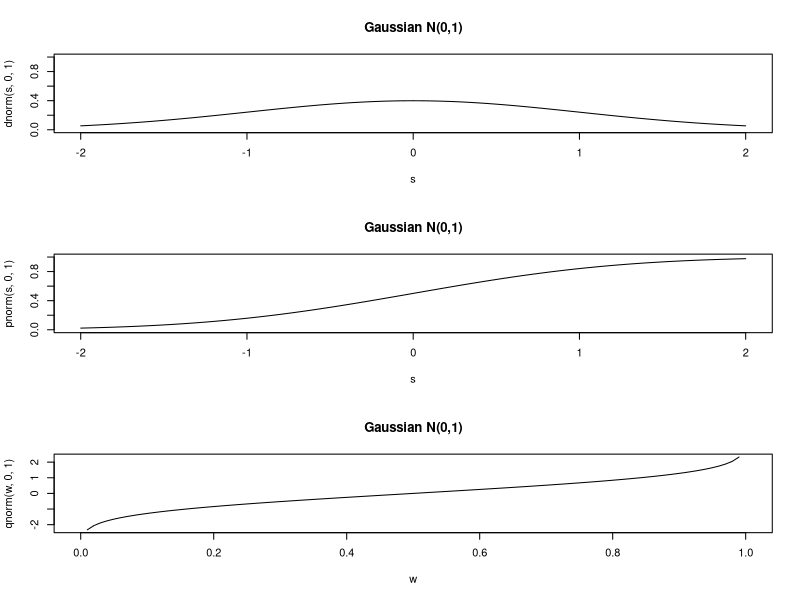
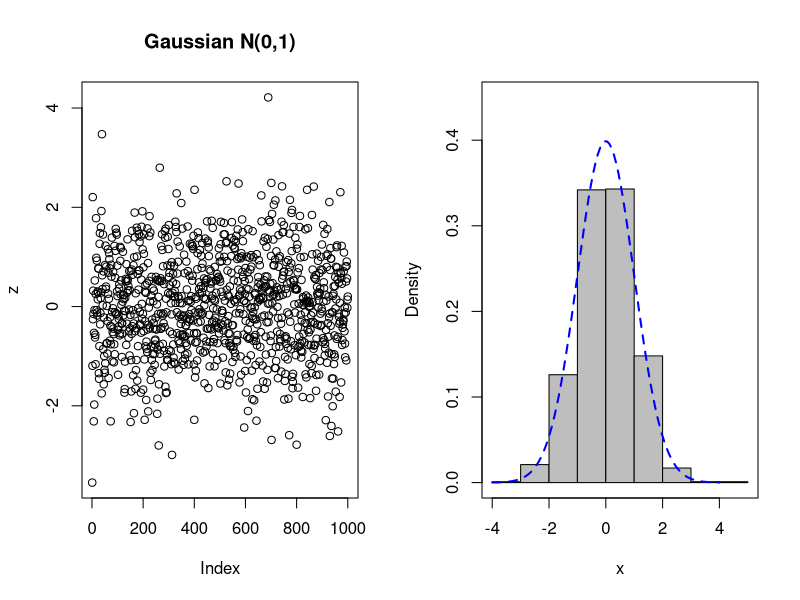
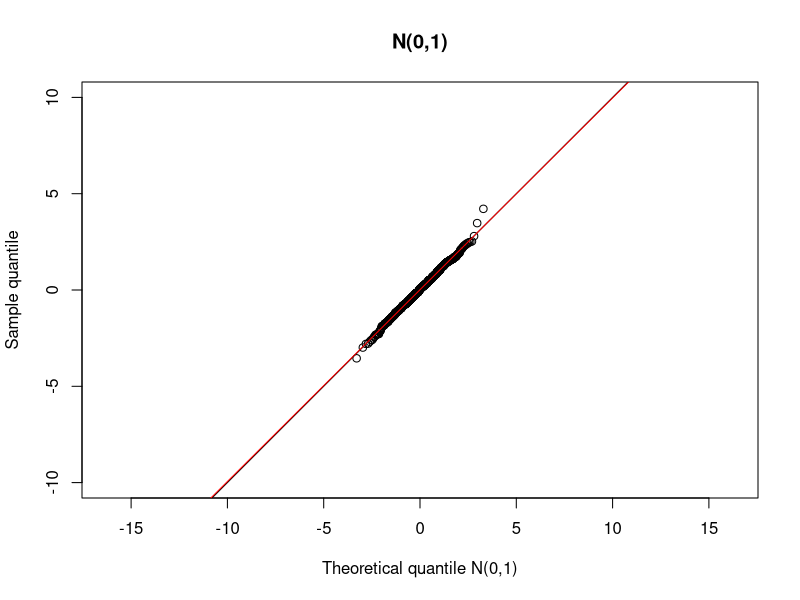

These figures' R source, in order: (Note: this script raises an error after producing the figures.)
###-----------------------###
### GAUSSIAN DISTRIBUTION ###-------------------------------------------
###-----------------------###

#### Univariate Case ----

##### Probability Density Function (pdf) -----

dnorm(0)                      # density function at 0 for a distribution N(0,1)
dnorm(0, mean = 1, sd = 2)    # density function at 0 for a distribution N(1,4)


##### Cumulative Distribution Function (cdf) -----

pnorm(0)       # P(Z<0), with Z ~ N(0,1)
pnorm(0, 1, 2) # P(X<0), with X ~ N(1,4)


##### Quantiles (inverse of cdf) -----

qnorm(0.95)        #  = z s.t.  P(Z<z)=0.95, with Z ~ N(0,1)
qnorm(0.95, 1, 2)  #  = z s.t.  P(Z<z)=0.95, with Z ~ N(1,4)


##### Random Generation -----

set.seed(8321)
rnorm(10)       # X_1,..,X_10 ~ N(0,1) i.i.d.
rnorm(10, 1, 2) # X_1,..,X_10 ~ N(1,4) i.i.d.


##### Visualization -----

par(mfrow=c(3,1))

s <- seq(-2, 2, by = 0.01)
plot(s, dnorm(s, 0, 1), main = 'Gaussian N(0,1)', type = 'l', ylim = c(0, 1))
plot(s, pnorm(s, 0, 1), main = 'Gaussian N(0,1)', type = 'l', ylim = c(0, 1))

w <- seq(0, 1, by = 0.01)
plot(w, qnorm(w, 0, 1), main = 'Gaussian N(0,1)', type = 'l')

par(mfrow=c(1,2))

set.seed(8321)
z <- rnorm(n = 1000, 0, 1)
plot(z, main = 'Gaussian N(0,1)')
hist(z, main = '', col = 'grey', xlab = 'x', prob = T, ylim = c(0,.45))
lines(seq(-4, 4, length = 100), dnorm(seq(-4, 4, length = 100)), col = 'blue', lty = 2, lwd = 2)
box()


##### QQPlot -----

par(mfrow=c(1,1))

qqplot(qnorm((1:1000/1000-1/2000)), z, xlab = 'Theoretical quantile N(0,1)',
       ylab = 'Sample quantile', asp =1, ylim = c(-5,5)*2, main  ='N(0,1)')
abline(0, 1)
qqline(z, col = 'red')
# If the data are Gaussian, the slope of the qqline is an estimate of 
# the standard deviation, the intercept is an estimate of the mean


##### Tests of Gaussianity -----
# H0: X ~ N     vs    H1=H0^c

shapiro.test(z)


#### Multivariate Case ----

##### Random Generation -----

set.seed(20230320)
X <- rmvnorm(n = 150, mean = c(1, 2), sigma = matrix(c(1, 1, 1, 2), 2)) #!library(mvtnorm)


##### Tests of Gaussianity -----

mvn(X)$multivariateNormality #!library(MVN)
mvn(X)$multivariateNormality$'p value'

mvn(data = X, mvnTest = "royston")$multivariateNormality
# Royston’s test is a multivariate extension of the Shapiro-Wilk test

mvn(X, mvnTest = "hz", multivariatePlot = "qq")$multivariateNormality
# With Q-Q plot of the squared Mahalanobis distance over chi-square


##### Identify Outliers -----

d2 <- matrix(mahalanobis(data, colMeans(data), cov(data)))

hist(d2, prob = TRUE, main = " Histogram of the Mahalanobis Distance", ylab = "density")
lines(0:2000/100, dchisq(0:2000/100, 2), col = 'blue', lty = 2, lwd = 2)
# M. Dist, in presence of normal data, follows a chi-squared distribution (df = #features or #positive_eigenvalues)

threshold <- 12
data_wo_outliers <- data[which(d2 <= threshold), ]

plot(d2)
abline(h = threshold, col = 'grey', lty = 2, lwd = 1)
points(d2, col = ifelse(d2 <= threshold, 'black', 'red'), pch = 19)


##### Box-Cox Transformations -----

box_cox <- function(x, lambda = 0) {
  if (lambda != 0)
    return((x ^ lambda - 1) / lambda)
  return(log(x))
}
# Remember: these transformations can be applied only to positive data
# For lambda<1: observations <1 are "spread", observations >1 are "shrinked"
# For lambda>1: observations <1 are "shrinked", observations >1 are "spread"

x <- seq(0.01, 25, by = 0.01)

hist(x)
hist(box_cox(x))

lambda.x <- powerTransform(x) #!library(car)
bc.x <- bcPower(x, lambda.x$lambda[1]) #!library(car)

hist(bc.x)

exp(log(lambda.x$lambda[1] * bc.x + 1) / lambda.x$data[1]) # Inverse Transformation (lambda != 0)
exp(bc.x) # Inverse Transformation (lambda = 0)

lambda.data <- powerTransform(data)
BC1 <- bcPower(data[, "feature1_name"], lambda.data$lambda[1])
BC2 <- bcPower(data[, "feature2_name"], lambda.data$lambda[2])

mvn(cbind(BC1, BC2))$multivariateNormality
# Note: the higher the dimensionality, the more difficult to recover the normality


##### Tests and Confidence Regions for the Mean -----

### Try It Out! ###
rm(list = ls())
graphics.off()
par(mfrow=c(1,1))
cat("\014")
data <- read.table('datasets/data_manova.txt', header = T)
data <- data[, 1:2]
plot(data)
### Try It Out! ###

n <- dim(data)[1]
p <- dim(data)[2]

M <- sapply(data, mean)
S <- cov(data)
S.inv <- solve(S)

mvn(data)$multivariateNormality

alpha <- 0.10
mu0 <- c(95, 75)

###### Inference Relying on Normality ------

T2 <- n * (M - mu0) %*% S.inv %*% (M - mu0)
T2

cfr.fisher <- ((n - 1) * p / (n - p)) * qf(1 - alpha, p, n - p)
cfr.fisher

T2 < cfr.fisher

P <- 1 - pf(T2 * (n - p) / ((n - 1) * p), p, n - p)
P


###### Inference Relying on Asymptotics ------

T2A <- n * (M - mu0) %*%  S.inv  %*% (M - mu0)
T2A

cfr.chisq <- qchisq(1 - alpha, p)
cfr.chisq

T2A < cfr.chisq

PA <- 1 - pchisq(T2A, p)
PA


##### Confidence Intervals ------

###### Simultaneous T2 Confidence Intervals -------

T2.I <- cbind(M - sqrt(cfr.fisher * diag(S)/n), 
              M, 
              M + sqrt(cfr.fisher * diag(S)/n))
dimnames(T2.I)[[2]] <- c('inf', 'center', 'sup')
T2.I

# or

T2.I.F1 <- c(M[1] - sqrt(cfr.fisher * S[1, 1] / n),
             M[1],
             M[1] + sqrt(cfr.fisher * S[1, 1] / n))

T2.I.F2 <- c(M[2] - sqrt(cfr.fisher * S[2, 2] / n),
             M[2],
             M[2] + sqrt(cfr.fisher * S[2, 2] / n))

T2.I <- rbind(T2.I.F1, T2.I.F2)
dimnames(T2.I)[[2]] <- c('inf', 'center', 'sup')
dimnames(T2.I)[[1]] <- c(dimnames(data)[[2]][1], dimnames(data)[[2]][2])
T2.I

rect(T2.I[1,1], T2.I[2,1], T2.I[1,3], T2.I[2,3], border = 'orange', lwd = 2)

matplot(1:p, 1:p, pch = '', ylim = range(data), xlab = 'Variables', ylab = 'T2 for a component', 
        main =' Simultaneous T2 conf. int. for the components')
for(i in 1:p) segments(i, T2.I[i, 1], i, T2.I[i, 3], lwd = 3, col = i)
points(1:p, T2.I[, 2], pch = 16, col = 1:p)
points(1:p, mu0, lwd = 3, col = 'red')

# Generic Combinations

A <- rbind(c(1,1), # sum of the variables
           c(1,-1)) # difference of the variables

center <- A %*% M
shape <- A %*% S %*% t(A)

T2.I <- cbind(center - sqrt(cfr.fisher * diag(shape)/n),
              center,
              center + sqrt(cfr.fisher * diag(shape)/n))
colnames(T2.I) <- c('inf', 'center', 'sup')
T2.I

# or

a1 <- c(1, 1)
a2 <- c(1, -1)

T2.I.a1 <- c(a1 %*% M - sqrt(cfr.fisher * t(a1) %*% S %*% a1 / n),
             a1 %*% M,
             a1 %*% M + sqrt(cfr.fisher * t(a1) %*% S %*% a1 / n))

T2.I.a2 <- c(a2 %*% M - sqrt(cfr.fisher * t(a2) %*% S %*% a2 / n),
             a2 %*% M,
             a2 %*% M + sqrt(cfr.fisher * t(a2) %*% S %*% a2 / n))

T2.I <- rbind(T2.I.a1, T2.I.a2)
dimnames(T2.I)[[2]] <- c('inf', 'center', 'sup')
T2.I


###### Bonferroni Confidence Intervals -------

k <- p 
cfr.t <- qt(1 - alpha/(2*k), n-1)

BF.I <- cbind(M - cfr.t * sqrt(diag(S)/n),
              M, 
              M + cfr.t * sqrt(diag(S)/n))
dimnames(BF.I)[[2]] <- c('inf', 'center', 'sup')
BF.I

# or

BF.I.F1 <- c(M[1] - cfr.t * sqrt(S[1, 1] / n),
             M[1],
             M[1] + cfr.t * sqrt(S[1, 1] / n))

BF.I.F2 <- c(M[2] - cfr.t * sqrt(S[2, 2] / n),
             M[2],
             M[2] + cfr.t * sqrt(S[2, 2] / n))

BF.I <- rbind(BF.I.F1, BF.I.F2)
dimnames(BF.I)[[2]] <- c('inf', 'center', 'sup')
dimnames(BF.I)[[1]] <- c(dimnames(data)[[2]][1], dimnames(data)[[2]][2])
BF.I

rect(BF.I[1,1], BF.I[2,1], BF.I[1,3], BF.I[2,3], border = 'purple', lwd = 2)

matplot(1:p, 1:p, pch = '', ylim = range(data), xlab = 'Variables', ylab = 'Bonferroni for a component', 
        main =' Bonferroni conf. int. for the components')
for(i in 1:p) segments(i, BF.I[i, 1], i, BF.I[i, 3], lwd = 3, col = i)
points(1:p, BF.I[, 2], pch = 16, col = 1:p)
points(1:p, mu0, lwd = 3, col = 'red')

# Generic Combinations

A <- rbind(c(1,1), # sum of the variables
           c(1,-1)) # difference of the variables

k <- dim(A)[1]
cfr.t <- qt(1 - alpha/(2*k), n-1)

center <- A %*% M
shape <- A %*% S %*% t(A)

BF.I <- cbind(center - cfr.t * sqrt(diag(shape)/n),
              center,
              center + cfr.t * sqrt(diag(shape)/n))
colnames(BF.I) <- c('inf', 'center', 'sup')
BF.I

# or

a1 <- c(1, 1)
a2 <- c(1, -1)

BF.I.a1 <- c(a1 %*% M - cfr.t * sqrt(t(a1) %*% S %*% a1 / n),
             a1 %*% M,
             a1 %*% M + cfr.t * sqrt(t(a1) %*% S %*% a1 / n))

BF.I.a2 <- c(a2 %*% M - cfr.t * sqrt(t(a2) %*% S %*% a2 / n),
             a2 %*% M,
             a2 %*% M + cfr.t * sqrt(t(a2) %*% S %*% a2 / n))

BF.I <- rbind(BF.I.a1, BF.I.a2)
dimnames(BF.I)[[2]] <- c('inf', 'center', 'sup')
BF.I


###### Confidence Intervals for the Variance -------

k <- 1 # eventual Bonferroni correction

Var.I <- cbind((n-1) * diag(S) / qchisq(1 - (alpha)/(2*k), n-1),
               diag(S),
               (n-1) * diag(S) / qchisq(alpha/(2*k), n-1))
dimnames(Var.I)[[2]] <- c('inf', 'center', 'sup')
Var.I


##### Confidence Region ------

# Axes identified by the two original variables

plot(data, asp = 1, pch = 1, 
     xlim = c(min(data[, 1]) - 2, max(data[, 1]) + 2))

abline(h = mu0[2], v = mu0[1], col = 'grey35', lty = 2)
points(mu0[1], mu0[2], col = 'red', pch = 9, cex = 1)

ellipse(center = M, shape = S/n, radius = sqrt(cfr.fisher), lwd = 2, lty = 2, col = 'blue')


# Axes identified by two linear combinations

semiaxes.length <- sqrt(cfr.fisher) * sqrt(eigen(shape/n)$values)

plot(center[1], center[2], 
     xlim = c(center[1] - 1.5 * max(semiaxes.length), center[1] + 1.5 * max(semiaxes.length)), asp = 1, 
     xlab = 'feat1+feat2', ylab = 'feat1-feat2')

ellipse(center = c(center), shape = shape/n, radius = sqrt(cfr.fisher), lty = 2, col = 'blue')


###### Plot Intervals Along Cartesian Axes ------

abline(v = T2.I[1, 1], col = 'orange', lwd = 1, lty = 2)
abline(v = T2.I[1, 3], col = 'orange', lwd = 1, lty = 2)
abline(h = T2.I[2, 1], col = 'orange', lwd = 1, lty = 2)
abline(h = T2.I[2, 3], col = 'orange', lwd = 1, lty = 2)

segments(T2.I[1, 1], mu0[2], T2.I[1, 3], mu0[2], lty = 1, lwd = 2, col = 'orange')
segments(mu0[1], T2.I[2, 1], mu0[1], T2.I[2, 3], lty = 1, lwd = 2, col = 'orange')

abline(v = BF.I[1, 1], col = 'purple', lwd = 1, lty = 2)
abline(v = BF.I[1, 3], col = 'purple', lwd = 1, lty = 2)
abline(h = BF.I[2, 1], col = 'purple', lwd = 1, lty = 2)
abline(h = BF.I[2, 3], col = 'purple', lwd = 1, lty = 2)

segments(BF.I[1, 1], mu0[2], BF.I[1, 3], mu0[2], lty = 1, lwd = 2, col = 'purple')
segments(mu0[1], BF.I[2, 1], mu0[1], BF.I[2, 3], lty = 1, lwd = 2, col = 'purple')

legend('topright', c('Bonf. CI', 'Sim-T2 CI'), col = c('purple', 'orange'), lty = 1, lwd = 2)


###### Plot Intervals Along Worst Direction ------

worst <- S.inv %*% (M - mu0)
worst <- worst / sqrt(sum(worst^2))
worst

T2
n * (t(worst) %*% (M - mu0))^2 / (t(worst) %*% S %*% worst)
(mean(as.matrix(data) %*% worst) - (mu0 %*% worst))^2 / (var(as.matrix(data) %*% worst) / n)

CI.worst <- c(M %*% worst - sqrt(cfr.fisher * (t(worst) %*% S %*% worst) / n),
              M %*% worst,
              M %*% worst + sqrt(cfr.fisher * (t(worst) %*% S %*% worst) / n))
CI.worst
mu0 %*% worst
(CI.worst[1] < mu0 %*% worst) & (mu0 %*% worst < CI.worst[3])   

x.min <- CI.worst[1] * worst # (x,y) coords of the lower bound of the interval
x.max <- CI.worst[3] * worst # (x,y) coords of the upper bound of the interval
m1.ort <- - worst[1] / worst[2] # Slope of the line orthogonal to worst
q.min.ort <- x.min[2] - m1.ort * x.min[1] # Intercept of line of slope m1.ort passing by x.min
q.max.ort <- x.max[2] - m1.ort * x.max[1] # Intercept of line of slope m1.ort passing by x.max
abline(q.min.ort, m1.ort, col = 'forestgreen', lty = 2, lwd = 1)
abline(q.max.ort, m1.ort, col = 'forestgreen', lty = 2, lwd = 1)

m1 = worst[2] / worst[1] # worst direction
q1 <- mu0[2] - m1 * mu0[1]
abline(q1, m1, col = 'grey35')

x.min.plot <- c((q1 - q.min.ort) / (m1.ort - m1), m1 * (q1 - q.min.ort) / (m1.ort - m1) + q1)
x.max.plot <- c((q1 - q.max.ort) / (m1.ort - m1), m1 * (q1 - q.max.ort) / (m1.ort - m1) + q1)

segments(x.min.plot[1], x.min.plot[2], x.max.plot[1], x.max.plot[2], lty = 1, lwd = 2, col = 'forestgreen')


###### Plot Intervals Along Generic Direction ------

dir <- rbind(1, 2)
dir <- dir / sqrt(sum(dir^2))
dir

CI.dir <- c(M %*% dir - sqrt(cfr.fisher * (t(dir) %*% S %*% dir) / n),
            M %*% dir,
            M %*% dir + sqrt(cfr.fisher * (t(dir) %*% S %*% dir) / n))
CI.dir
mu0 %*% dir
(CI.dir[1] < mu0 %*% dir) & (mu0 %*% dir < CI.dir[3])   

x.min <- CI.dir[1] * dir # (x,y) coords of the lower bound of the interval
x.max <- CI.dir[3] * dir # (x,y) coords of the upper bound of the interval
m1.ort <- - dir[1] / dir[2] # Slope of the line orthogonal to dir
q.min.ort <- x.min[2] - m1.ort * x.min[1] # Intercept of line of slope m1.ort passing by x.min
q.max.ort <- x.max[2] - m1.ort * x.max[1] # Intercept of line of slope m1.ort passing by x.max
abline(q.min.ort, m1.ort, col = 'light blue', lty = 2, lwd = 1)
abline(q.max.ort, m1.ort, col = 'light blue', lty = 2, lwd = 1)

m1 = dir[2] / dir[1] # dir direction
q1 <- mu0[2] - m1 * mu0[1]
abline(q1, m1, col = 'grey35')

x.min.plot <- c((q1 - q.min.ort) / (m1.ort - m1), m1 * (q1 - q.min.ort) / (m1.ort - m1) + q1)
x.max.plot <- c((q1 - q.max.ort) / (m1.ort - m1), m1 * (q1 - q.max.ort) / (m1.ort - m1) + q1)

segments(x.min.plot[1], x.min.plot[2], x.max.plot[1], x.max.plot[2], lty = 1, lwd = 2, col = 'light blue')


###### Characterization -------

# Center:
M

# Directions of the principal axes:
eigen(S/n)$vectors
eigen(S/n)$vectors[, 1]
eigen(S/n)$vectors[, 2]

abline(a = M[2] - eigen(S)$vectors[2, 1] / eigen(S)$vectors[1, 1] * M[1], 
       b = eigen(S)$vectors[2, 1] / eigen(S)$vectors[1, 1], 
       lty = 2, col = 'dark red', lwd = 2)
abline(a = M[2] - eigen(S)$vectors[2, 2] / eigen(S)$vectors[1, 2] * M[1], 
       b = eigen(S)$vectors[2, 2] / eigen(S)$vectors[1, 2], 
       lty = 2, col = 'red', lwd = 2)

# Length of the semi-axes of the ellipse:
r <- sqrt(cfr.fisher)
r * sqrt(eigen(S/n)$values)


###### Extra: Elliptical Region for the Entire Population -------

p <- dim(data)[2]
alpha <- 0.01

# First: check that the population is Gaussian
mvn(data)$multivariateNormality

M <- sapply(data, mean)
S <- cov(data)

# Take the radius^2 of the region
cfr.chisq <- qchisq(1 - alpha, p)

# Ellipse Characterization (we need to use asymptotics, LLN)
eigen(S)$vectors # axes directions
M # center
r <- sqrt(cfr.chisq) # radius of the ellipse
r * sqrt(eigen(S)$values) # length of the semi-axes

plot(data, asp = 1, pch = 1, 
     xlim = c(min(data[, 1]) - 5, max(data[, 1]) + 5))

ellipse(center = M, shape = S, radius = sqrt(cfr.chisq), lwd = 2, lty = 2, col = 'blue', center.pch = 3)